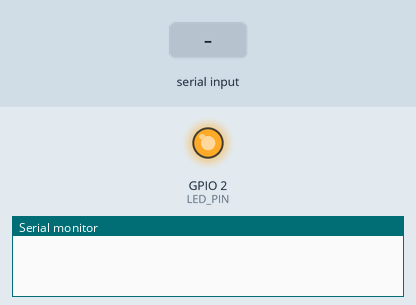
This sketch was run on a simulated ESP32. Shown: output pins drawn as LEDs (lit = HIGH), the last lines printed to the serial monitor. Inputs (shaded band) come from the test bench. I2S audio is not simulated (input reads silence).

Above: at 2.1 s.
At 4.4 s:
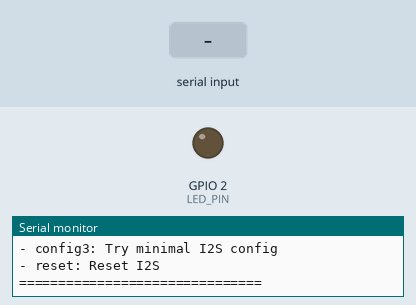
4.5 s: "test" received over Serial
7.0 s: "config1" received over Serial
9.5 s: "config2" received over Serial
Timing chart, 0 to 12.5 s (numbered marks = the images above; inputs shaded):
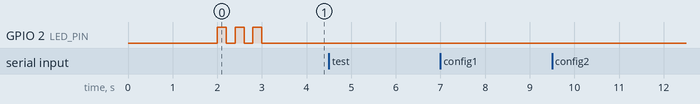

The sketch:

alternative_i2s_test.ino
```cpp
// Alternative I2S Configuration Test
#include <driver/i2s.h>

#define LED_PIN 2

bool i2sReady = false;

void setup() {
  Serial.begin(115200);
  pinMode(LED_PIN, OUTPUT);

  delay(2000);

  // Blink to show we're alive
  for(int i = 0; i < 3; i++) {
    digitalWrite(LED_PIN, HIGH);
    delay(200);
    digitalWrite(LED_PIN, LOW);
    delay(200);
  }

  Serial.println("=== Alternative I2S Test ===");
  Serial.println("Commands:");
  Serial.println("- test: Basic test");
  Serial.println("- config1: Try original pins (22,25,26)");
  Serial.println("- config2: Try alternative pins (32,33,25)");
  Serial.println("- config3: Try minimal I2S config");
  Serial.println("- reset: Reset I2S");
  Serial.println("===============================");
}

void loop() {
  if (Serial.available()) {
    String command = Serial.readString();
    command.trim();
    command.toLowerCase();

    if (command == "test") {
      Serial.println("✓ ESP32 working");
    }
    else if (command == "config1") {
      tryConfig1();
    }
    else if (command == "config2") {
      tryConfig2();
    }
    else if (command == "config3") {
      tryConfig3();
    }
    else if (command == "reset") {
      resetI2S();
    }
    else {
      Serial.println("Unknown: " + command);
    }
  }

  delay(100);
}

void tryConfig1() {
  Serial.println("Config 1: Original pins (D22,D25,D26)");

  resetI2S();  // Clean slate

  Serial.println("Installing I2S driver...");

  i2s_config_t i2s_config = {
    .mode = i2s_mode_t(I2S_MODE_MASTER | I2S_MODE_RX),
    .sample_rate = 16000,
    .bits_per_sample = I2S_BITS_PER_SAMPLE_16BIT,  // Try 16-bit first
    .channel_format = I2S_CHANNEL_FMT_ONLY_LEFT,
    .communication_format = I2S_COMM_FORMAT_STAND_I2S,
    .intr_alloc_flags = 0,  // Default interrupt
    .dma_buf_count = 2,
    .dma_buf_len = 128,     // Very small buffer
    .use_apll = false,
    .tx_desc_auto_clear = false,
    .fixed_mclk = 0
  };

  esp_err_t result = i2s_driver_install(I2S_NUM_0, &i2s_config, 0, NULL);
  Serial.println("Driver install result: " + String(result));

  if (result == ESP_OK) {
    i2s_pin_config_t pin_config = {
      .bck_io_num = 26,    // D26
      .ws_io_num = 25,     // D25
      .data_out_num = I2S_PIN_NO_CHANGE,
      .data_in_num = 22    // D22
    };

    result = i2s_set_pin(I2S_NUM_0, &pin_config);
    Serial.println("Pin config result: " + String(result));

    if (result == ESP_OK) {
      Serial.println("✓ Config 1 SUCCESS!");
      testRead();
    } else {
      Serial.println("✗ Config 1 pin setup failed");
    }
  } else {
    Serial.println("✗ Config 1 driver install failed");
  }
}

void tryConfig2() {
  Serial.println("Config 2: Alternative pins (D32,D33,D25)");

  resetI2S();

  i2s_config_t i2s_config = {
    .mode = i2s_mode_t(I2S_MODE_MASTER | I2S_MODE_RX),
    .sample_rate = 16000,
    .bits_per_sample = I2S_BITS_PER_SAMPLE_16BIT,
    .channel_format = I2S_CHANNEL_FMT_ONLY_LEFT,
    .communication_format = I2S_COMM_FORMAT_STAND_I2S,
    .intr_alloc_flags = 0,
    .dma_buf_count = 2,
    .dma_buf_len = 128,
    .use_apll = false,
    .tx_desc_auto_clear = false,
    .fixed_mclk = 0
  };

  esp_err_t result = i2s_driver_install(I2S_NUM_0, &i2s_config, 0, NULL);
  Serial.println("Driver install result: " + String(result));

  if (result == ESP_OK) {
    i2s_pin_config_t pin_config = {
      .bck_io_num = 32,    // Different pin
      .ws_io_num = 25,     // Keep D25
      .data_out_num = I2S_PIN_NO_CHANGE,
      .data_in_num = 33    // Different pin
    };

    result = i2s_set_pin(I2S_NUM_0, &pin_config);
    Serial.println("Pin config result: " + String(result));

    if (result == ESP_OK) {
      Serial.println("✓ Config 2 SUCCESS!");
      Serial.println("NOTE: You'd need to rewire to D32,D33,D25");
    } else {
      Serial.println("✗ Config 2 pin setup failed");
    }
  } else {
    Serial.println("✗ Config 2 driver install failed");
  }
}

void tryConfig3() {
  Serial.println("Config 3: Minimal I2S (no pins assigned)");

  resetI2S();

  // Minimal config - just install driver
  i2s_config_t i2s_config = {
    .mode = i2s_mode_t(I2S_MODE_MASTER | I2S_MODE_RX),
    .sample_rate = 8000,   // Lower sample rate
    .bits_per_sample = I2S_BITS_PER_SAMPLE_16BIT,
    .channel_format = I2S_CHANNEL_FMT_ONLY_LEFT,
    .communication_format = I2S_COMM_FORMAT_STAND_I2S,
    .intr_alloc_flags = 0,
    .dma_buf_count = 2,
    .dma_buf_len = 64,     // Tiny buffer
    .use_apll = false,
    .tx_desc_auto_clear = false,
    .fixed_mclk = 0
  };

  esp_err_t result = i2s_driver_install(I2S_NUM_0, &i2s_config, 0, NULL);
  Serial.println("Minimal driver install result: " + String(result));

  if (result == ESP_OK) {
    Serial.println("✓ Minimal I2S driver works!");
    Serial.println("The issue might be with pin assignment");
  } else {
    Serial.println("✗ Even minimal I2S fails - deeper hardware issue");
  }
}

void resetI2S() {
  Serial.println("Resetting I2S...");
  i2s_driver_uninstall(I2S_NUM_0);
  delay(100);
  i2sReady = false;
}

void testRead() {
  Serial.println("Testing I2S read...");

  i2s_start(I2S_NUM_0);
  delay(100);

  int16_t buffer[8];
  size_t bytes_read;

  esp_err_t result = i2s_read(I2S_NUM_0, buffer, sizeof(buffer), &bytes_read, 1000);

  Serial.println("Read result: " + String(result));
  Serial.println("Bytes read: " + String(bytes_read));

  if (bytes_read > 0) {
    Serial.print("Data: ");
    for (int i = 0; i < 4; i++) {
      Serial.print(buffer[i]);
      Serial.print(" ");
    }
    Serial.println();
  }
}
```
